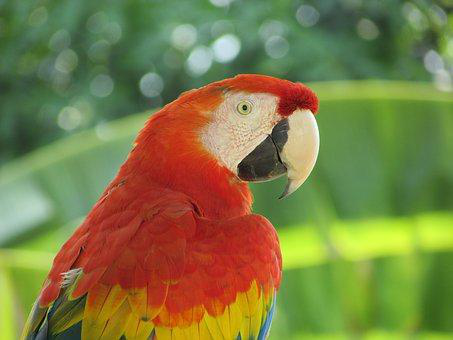
#> input picture images/Parrot.png, 453 x 340 px
$ jupyter execute Lab4.ipynb
#> lines starting #> are read from the running program, lines starting #| are printed output that depends on the picture; after the words box and inside, x2 and y2 are one past the last pixel; in counts of white or black regions, pixels touching at a corner belong together
# ARTI404 – Image Processing
## Lab 4: Intensity Transformations and Filtering – Spatial Domain

**Student:** Mohammed Moayed Alquriniy
**ID:** 2240007325

# Part 1: Procedural Steps
## Task #1: Thresholding
### Step #1: Apply thresholding with a fixed threshold on an image
Each pixel above the threshold becomes white (255) and every other pixel becomes black (0).
> Note: the results are displayed with Matplotlib instead of `cv2.imshow`, so that they appear inside the notebook.

[cell 1]
import cv2
import matplotlib.pyplot as plt

# Load the image in grayscale
img = cv2.imread('../images/Parrot.png', cv2.IMREAD_GRAYSCALE)
#> img: shape (340, 453); min 0, max 252, mean 117.8

# Set the threshold values
threshold_values = [0, 50, 100, 150, 200]

# Display the original image
fig, axes = plt.subplots(2, 3, figsize=(15, 8))
axes = axes.flat
axes[0].imshow(img, cmap='gray')
axes[0].set_title('Original Image')
axes[0].axis('off')

# Apply thresholding with different threshold values
for i, threshold_value in enumerate(threshold_values):
    ret, thresh = cv2.threshold(img, threshold_value, 255, cv2.THRESH_BINARY)
    axes[i + 1].imshow(thresh, cmap='gray')
    axes[i + 1].set_title(f'Thresholded Image ({threshold_value})')
    axes[i + 1].axis('off')
#> this loop made 5 passes
#> ret on passes 1 to 5: 0, 50, 100, 150, 200
#> pass 1, `ret, thresh = cv2.threshold(img, threshold_value, 255, cv2.THRESH_BINA..`:
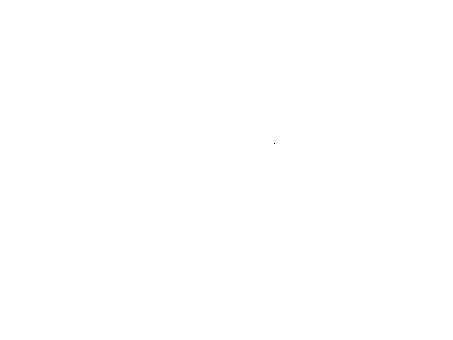
#> thresh: shape (340, 453); 100% white; black in thin lines or dots, all inside (x1, y1, x2, y2) = (274, 143, 275, 144)

plt.tight_layout()
plt.show()

**Observation:** With threshold 0 almost the whole image is white. As the threshold increases, fewer pixels pass it, so the image becomes darker and only the brightest parts (the white face, the beak and some bright spots in the background) stay white at 200.

## Task #2: Histogram Processing
### Step #1: Load necessary libraries

[cell 2]
import matplotlib
import matplotlib.pyplot as plt
import numpy as np
from skimage import data, img_as_float
from skimage import exposure

### Step #2: Load moon image

[cell 3]
img = data.moon()
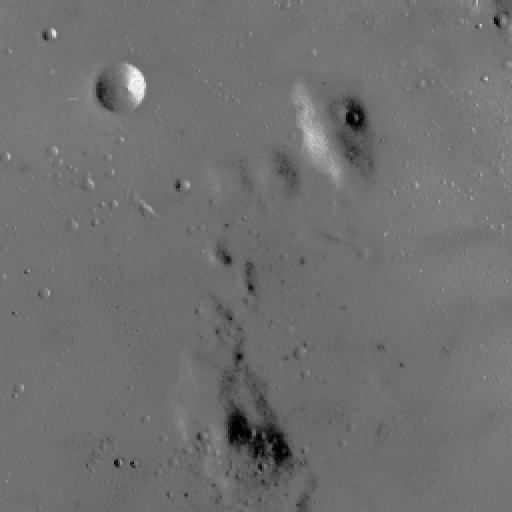
#> input picture skimage.data.moon(), 512 x 512 px
#> img is the input picture: shape (512, 512); min 0, max 255, mean 112.2

### Step #3: Rescale intensity values to include all the intensities that fall within the 2nd and 98th percentiles

[cell 4]
# Contrast stretching
p2, p98 = np.percentile(img, (2, 98))
#> p2 = 78; p98 = 129
img_rescale = exposure.rescale_intensity(img, in_range=(p2, p98))
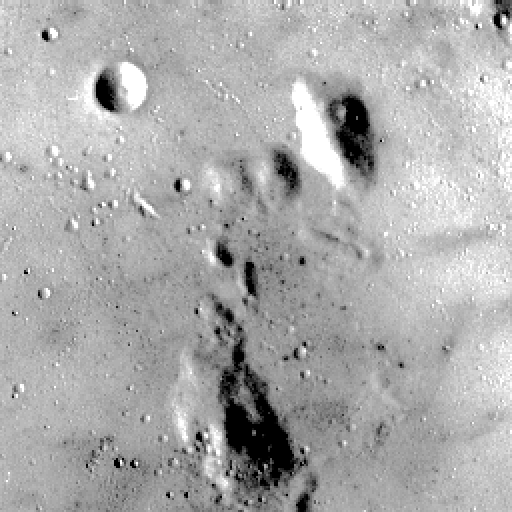
#> img_rescale: shape (512, 512); min 0, max 255, mean 171.5

### Step #4: Display the image with its histogram of (Step #2) and (Step #3)

[cell 5]
fig = plt.figure(figsize=(10, 7))
fig.add_subplot(2, 1, 1)
plt.imshow(img, cmap = 'gray')
plt.axis('off')
plt.title('Original image')
fig.add_subplot(2, 1, 2)
plt.hist(img.flat, bins = 256, range=(0, 255))
plt.xlabel('gray level values')
plt.ylabel('Number of pixels')
plt.show()
#> figure, not shown here; panel 2: tallest bar 23296 high, from x = 114.6 to 115.5

fig = plt.figure(figsize=(10, 7))
fig.add_subplot(2, 1, 1)
plt.imshow(img_rescale, cmap = 'gray')
plt.axis('off')
plt.title('Contrast stretch')
fig.add_subplot(2, 1, 2)
plt.hist(img_rescale.flat, bins = 256, range=(0, 255))
plt.xlabel('gray level values')
plt.ylabel('Number of pixels')
plt.show()
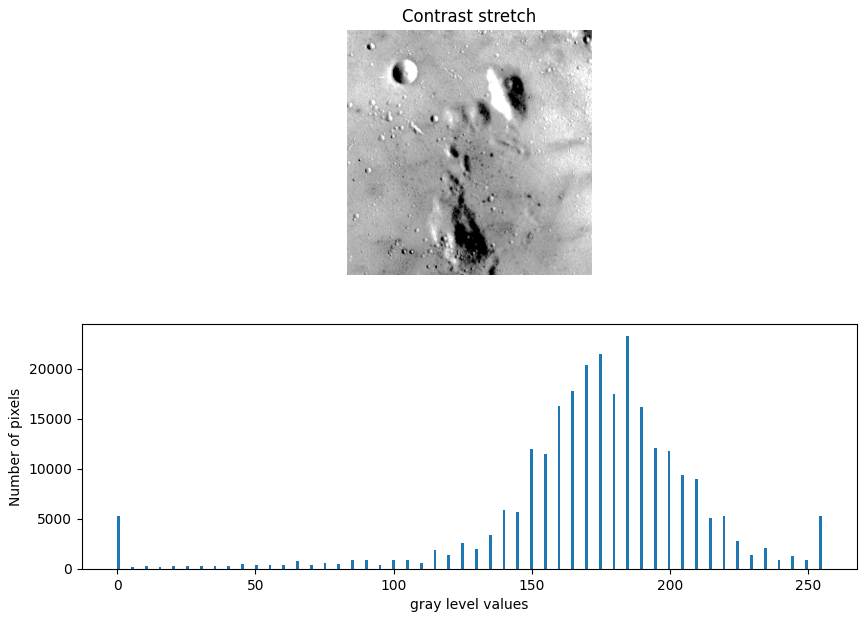
#> figure drawn by matplotlib, 2 panels; panel 2: tallest bar 23296 high, from x = 184.3 to 185.3

# Part 2: Assessment
## Task #1: Contrast stretching between the 3rd and 80th percentiles
Using the same moon image, the intensities between the 3rd and 80th percentiles are stretched to the full range [0, 255].
Values below the 3rd percentile become 0 and values above the 80th percentile become 255.

[cell 6]
# Contrast stretching (3rd - 80th percentiles)
p3, p80 = np.percentile(img, (3, 80))
#> p3 = 87; p80 = 118
img_rescale_3_80 = exposure.rescale_intensity(img, in_range=(p3, p80))
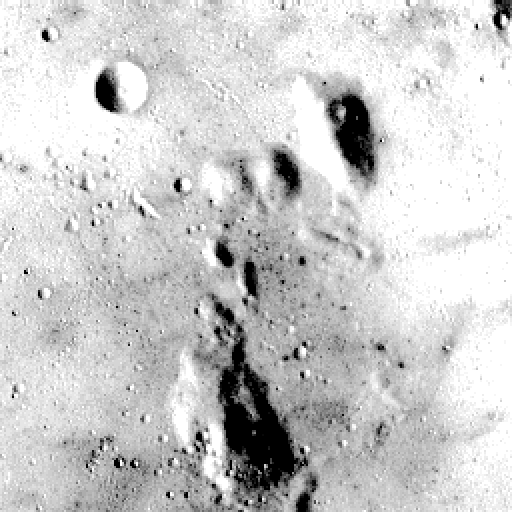
#> img_rescale_3_80: shape (512, 512); min 0, max 255, mean 203.7

print('3rd percentile  =', p3)
#| 3rd percentile  = 87.0
print('80th percentile =', p80)
#| 80th percentile = 118.0

fig = plt.figure(figsize=(10, 7))
fig.add_subplot(2, 1, 1)
plt.imshow(img_rescale_3_80, cmap = 'gray')
plt.axis('off')
plt.title('Contrast stretch (3rd - 80th percentiles)')
fig.add_subplot(2, 1, 2)
plt.hist(img_rescale_3_80.flat, bins = 256, range=(0, 255))
plt.xlabel('gray level values')
plt.ylabel('Number of pixels')
plt.show()
#> figure, not shown here; panel 2: tallest bar 55088 high, from x = 254 to 255

**Observation:** Because the upper limit is the 80th percentile (instead of the 98th), about 20% of the pixels are pushed to 255.
The image becomes brighter with higher contrast, and the histogram shows a tall spike at 255 (saturation).
The gaps between the bars appear because the small input range (87 to 118) is stretched over 0 to 255.

## Task #2: Histogram Equalization
Using the same moon image and `exposure.equalize_hist`, the histogram is flattened (spread almost evenly over all gray levels).
> Note: `equalize_hist` returns a **float** image with values in [0, 1], so the histogram range is (0, 1).

[cell 7]
# Histogram equalization
img_eq = exposure.equalize_hist(img)
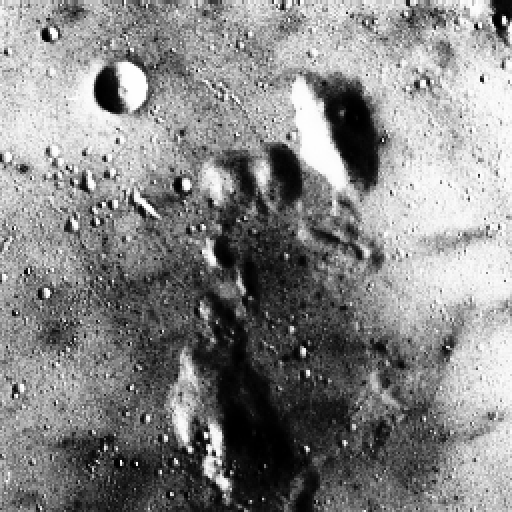
#> img_eq: shape (512, 512) float64; min 0.000916, max 1, mean 0.525

fig = plt.figure(figsize=(10, 7))
fig.add_subplot(2, 1, 1)
plt.imshow(img_eq, cmap = 'gray')
plt.axis('off')
plt.title('Histogram equalization')
fig.add_subplot(2, 1, 2)
plt.hist(img_eq.flat, bins = 256, range=(0, 1))
plt.xlabel('gray level values')
plt.ylabel('Number of pixels')
plt.show()
#> figure, not shown here; panel 2: tallest bar 23296 high, from x = 0.68 to 0.684

**Observation:** The equalized histogram is spread over the whole intensity range, so hidden details in the dark and bright areas of the moon become visible.

## Task #3: Histogram Matching
The Chelsea image is the **source** image and the rocket image is the **reference**.
`exposure.match_histograms` changes the source so that its histogram (for each R, G, B channel) matches the reference histogram.

[cell 8]
reference = data.rocket()
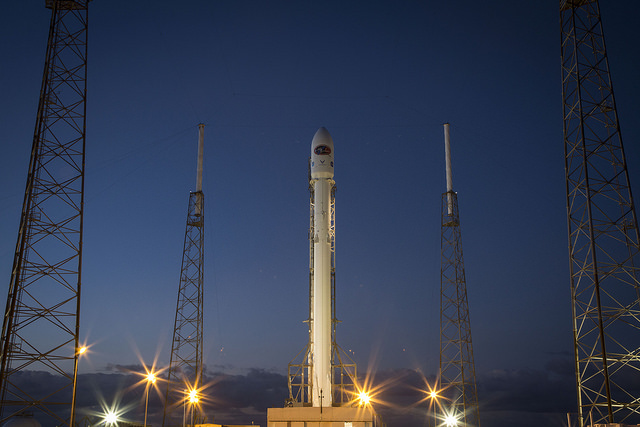
#> input picture skimage.data.rocket(), 640 x 427 px
#> reference is the input picture: shape (427, 640, 3); mean R, G, B 52.3, 61.3, 82.3
image = data.chelsea()
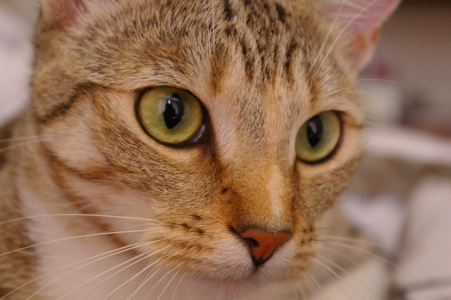
#> input picture skimage.data.chelsea(), 451 x 300 px
#> image is the input picture: shape (300, 451, 3); mean R, G, B 147.7, 111.4, 86.8

matched = exposure.match_histograms(image, reference, channel_axis=-1)
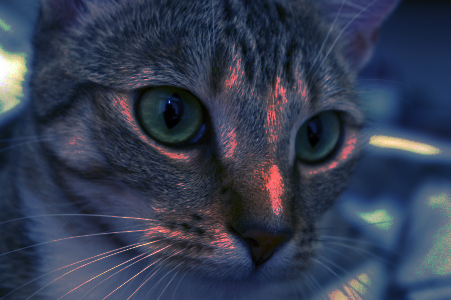
#> matched: shape (300, 451, 3); mean R, G, B 52.1, 60.8, 81.7

fig, axes = plt.subplots(1, 3, figsize=(15, 5))
axes[0].imshow(image)
axes[0].set_title('Source (Chelsea)')
axes[1].imshow(reference)
axes[1].set_title('Reference (Rocket)')
axes[2].imshow(matched.astype(np.uint8))
axes[2].set_title('Matched')
for ax in axes:
    ax.axis('off')
plt.tight_layout()
plt.show()

### Histograms and cumulative histograms of each channel (R, G, B)

[cell 9]
fig, axes = plt.subplots(3, 3, figsize=(15, 10))
colors = ['red', 'green', 'blue']

for i, c in enumerate(colors):
    for j, (im, name) in enumerate([(image, 'Source'), (reference, 'Reference'), (matched, 'Matched')]):
        channel = im[..., i].astype(np.uint8)
        axes[i, j].hist(channel.flat, bins=256, range=(0, 255), color=c, alpha=0.5)
        ax_cdf = axes[i, j].twinx()
        cdf, bins = exposure.cumulative_distribution(channel, 256)
        ax_cdf.plot(bins, cdf, 'k')
        axes[i, j].set_title(f'{name} - {c} channel')

plt.tight_layout()
plt.show()
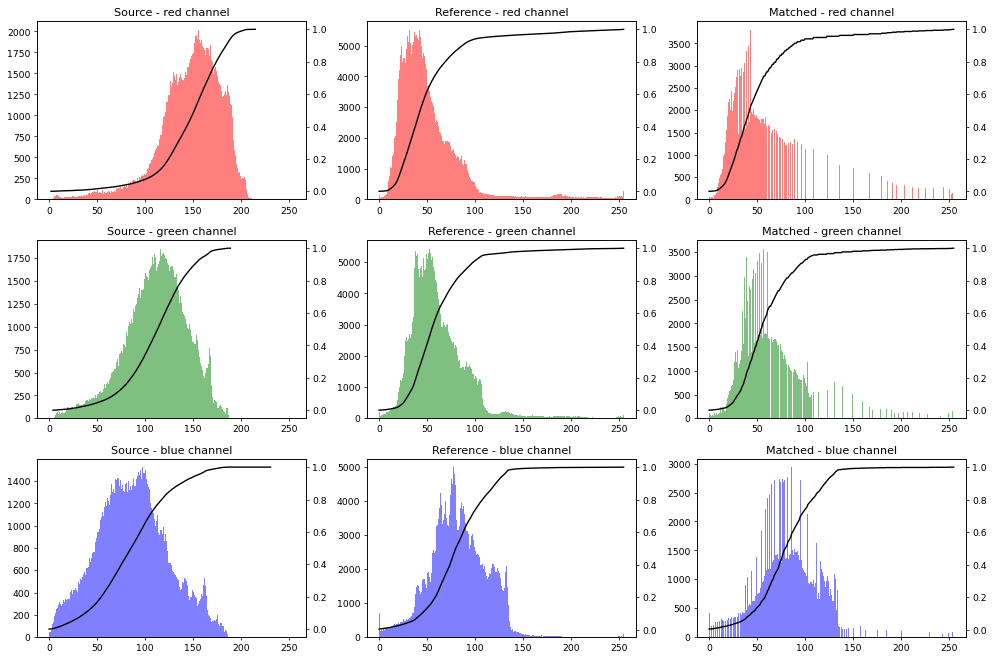
#> figure drawn by matplotlib, 18 panels; panel 1: tallest bar 2021 high, from x = 155.4 to 156.4; panel 2: tallest bar 5521 high, from x = 30.88 to 31.88; panel 3: tallest bar 3806 high, from x = 42.83 to 43.83; panel 4: tallest bar 1855 high, from x = 115.5 to 116.5

$ run again, with images/chelsea.png copied over images/Parrot.png
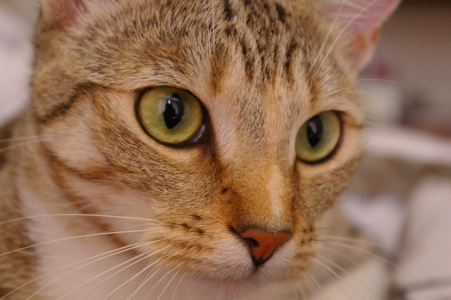
#> input picture images/chelsea.png, 451 x 300 px
#> the loop `for i, threshold_value in enumerate(threshold_values):` made 5 passes
#> ret on passes 1 to 5: 0, 50, 100, 150, 200
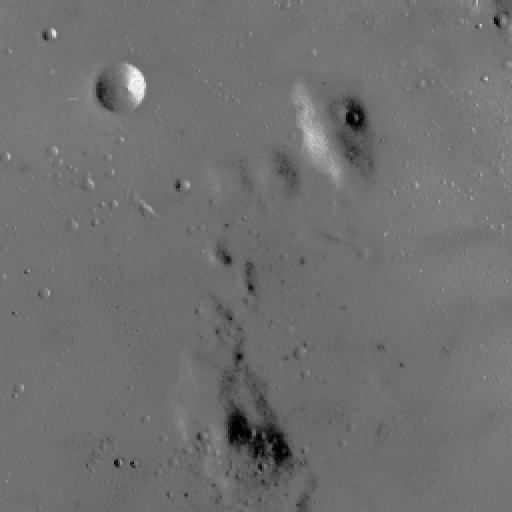
#> input picture skimage.data.moon(), 512 x 512 px
#> img is the input picture: shape (512, 512); min 0, max 255, mean 112.2
#> p2 = 78; p98 = 129
#> p3 = 87; p80 = 118
#| 3rd percentile  = 87.0
#| 80th percentile = 118.0
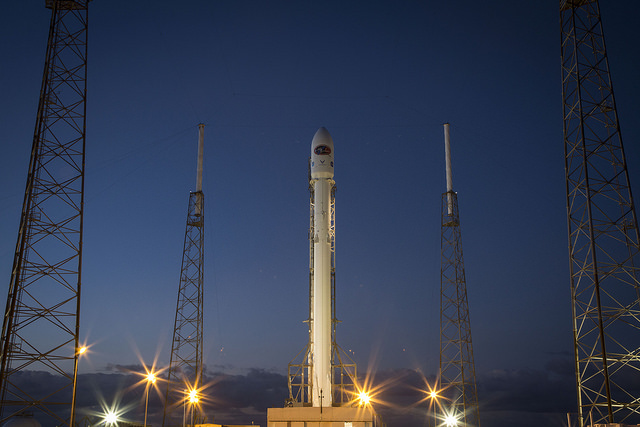
#> input picture skimage.data.rocket(), 640 x 427 px
#> reference is the input picture: shape (427, 640, 3); mean R, G, B 52.3, 61.3, 82.3

$ run again, with images/rocket.png copied over images/Parrot.png
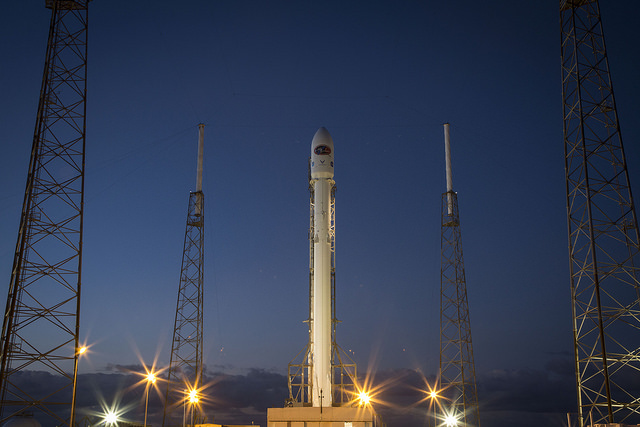
#> input picture images/rocket.png, 640 x 427 px
#> the loop `for i, threshold_value in enumerate(threshold_values):` made 5 passes
#> ret on passes 1 to 5: 0, 50, 100, 150, 200
#> p2 = 78; p98 = 129
#> p3 = 87; p80 = 118
#| 3rd percentile  = 87.0
#| 80th percentile = 118.0
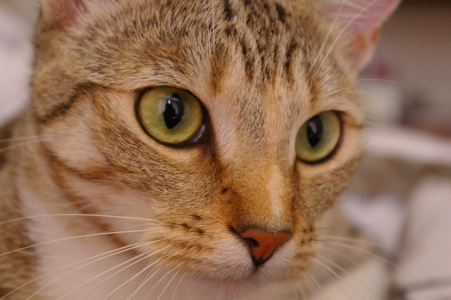
#> input picture skimage.data.chelsea(), 451 x 300 px
#> image is the input picture: shape (300, 451, 3); mean R, G, B 147.7, 111.4, 86.8
